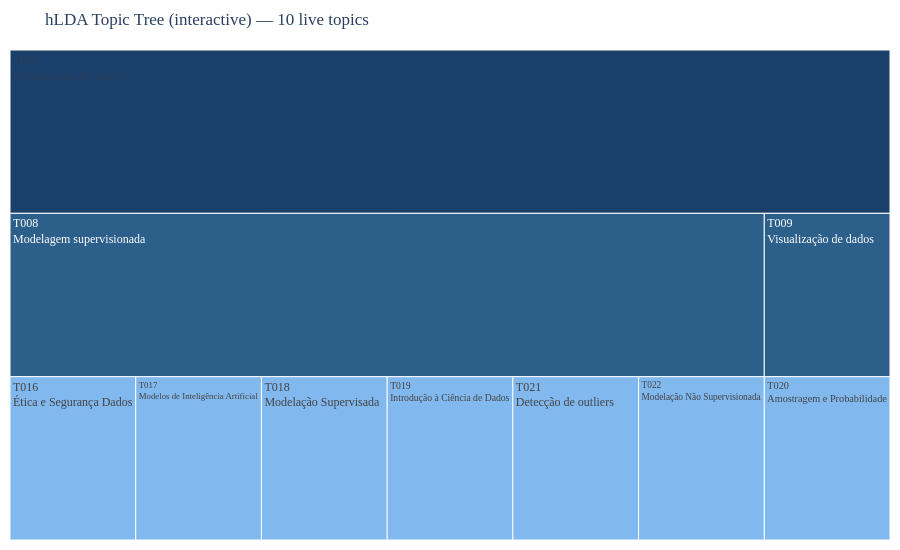

Notebook code cell kept with this figure:
### Code cell
# Interactive tree — hover shows terms + page counts.
import plotly.graph_objects as go

ids, parents, labels, customdata, colours = [], [], [], [], []

for lvl in sorted(by_level):
    for tid in by_level[lvl]:
        node_id = f'T{tid:03d}'
        # Root has no parent; others point to their tomotopy parent topic.
        if lvl == 0:
            parent_id = ''
        else:
            p = int(hlda.parent_topic(tid))
            parent_id = f'T{p:03d}'

        terms = hlda.get_topic_words(tid, top_n=8)
        term_str = '<br>'.join(f'{w} ({p:.3f})' for w, p in terms)
        pages = leaf_counts.get(tid, 0)

        ids.append(node_id)
        parents.append(parent_id)
        labels.append(f'{node_id}<br>{ALL_LABELS.get(tid, "")}')
        customdata.append([level_names.get(lvl, lvl), pages, term_str])
        colours.append(LEVEL_COLOURS[lvl])

fig = go.Figure(go.Icicle(
    ids=ids,
    parents=parents,
    labels=labels,
    marker=dict(colors=colours),
    tiling=dict(orientation='v'),
    hovertemplate=(
        '<b>%{label}</b><br>'
        'Level: %{customdata[0]}<br>'
        'Pages: %{customdata[1]}<br>'
        '<br>Top terms:<br>%{customdata[2]}<extra></extra>'
    ),
    customdata=customdata,
    root_color='white',
))
fig.update_layout(
    title=f'hLDA Topic Tree (interactive) — {hlda.live_k} live topics',
    font=dict(family='serif', size=12),
    margin=dict(t=50, l=10, r=10, b=10),
    height=550,
)

html_path = os.path.join(OUTPUT_ROOT, 'hlda_tree_interactive.html')
fig.write_html(html_path)
print(f'Interactive tree saved to: {html_path}')
fig.show()

### Figure 1 — Plotly figure (JSON) as saved in the notebook; plotly's stock layout.template omitted (floating-point values rounded to 4 significant figures)
{"data": [{"customdata": [["Root", 0, "informação (0.072)<br>numérico (0.044)<br>aluno (0.034)<br>problema (0.034)<br>tratamento (0.031)<br>imagem (0.026)<br>conteúdo (0.023)<br>qualidade (0.021)"], ["Mid-level", 0, "modelo (0.098)<br>resultado (0.047)<br>conjunto (0.042)<br>objetivo (0.042)<br>classificação (0.031)<br>previsão (0.029)<br>treino (0.024)<br>base (0.024)"], ["Mid-level", 0, "visualização (0.151)<br>barra (0.076)<br>people (0.051)<br>looking (0.051)<br>mensagem (0.051)<br>coluna (0.051)<br>entanto (0.051)<br>artificial (0.051)"], ["Leaf", 13, "direito (0.084)<br>empresa (0.072)<br>correlação (0.060)<br>europeu (0.060)<br>ataque (0.048)<br>análise (0.048)<br>fonte (0.036)<br>segurança (0.036)"], ["Leaf", 10, "padrão (0.082)<br>rate (0.070)<br>artificial (0.058)<br>positive (0.058)<br>inteligência (0.058)<br>false (0.058)<br>generativo (0.058)<br>actual (0.047)"], ["Leaf", 23, "variável (0.127)<br>categórico (0.074)<br>features (0.074)<br>regressão (0.074)<br>target (0.060)<br>atributo (0.033)<br>training (0.033)<br>set (0.027)"], ["Leaf", 28, "ciência (0.051)<br>conhecimento (0.051)<br>visualização (0.039)<br>análise (0.039)<br>processo (0.031)<br>contexto (0.027)<br>analytics (0.024)<br>projeto (0.024)"], ["Leaf", 10, "cliente (0.131)<br>população (0.110)<br>contrato (0.088)<br>serviço (0.088)<br>sampling (0.066)<br>amostra (0.066)<br>seeing (0.044)<br>probabilidade (0.044)"], ["Leaf", 16, "valores (0.137)<br>atributo (0.088)<br>outlier (0.060)<br>processo (0.055)<br>omisso (0.049)<br>variável (0.044)<br>erro (0.038)<br>análise (0.038)"], ["Leaf", 8, "cluster (0.118)<br>passo (0.095)<br>distância (0.095)<br>clustering (0.059)<br>aprendizagem (0.059)<br>padrão (0.047)<br>semelhante (0.047)<br>estrutura (0.036)"]], "hovertemplate": "<b>%{label}</b><br>Level: %{customdata[0]}<br>Pages: %{customdata[1]}<br><br>Top terms:<br>%{customdata[2]}<extra></extra>", "ids": ["T000", "T008", "T009", "T016", "T017", "T018", "T019", "T020", "T021", "T022"], "labels": ["T000<br>Fundamentos de dados", "T008<br>Modelagem supervisionada", "T009<br>Visualização de dados", "T016<br>Ética e Segurança Dados", "T017<br>Modelos de Inteligência Artificial", "T018<br>Modelação Supervisada", "T019<br>Introdução à Ciência de Dados", "T020<br>Amostragem e Probabilidade", "T021<br>Detecção de outliers", "T022<br>Modelação Não Supervisionada"], "marker": {"colors": ["#1B3F6B", "#2C5F8A", "#2C5F8A", "#4C9BE8", "#4C9BE8", "#4C9BE8", "#4C9BE8", "#4C9BE8", "#4C9BE8", "#4C9BE8"]}, "parents": ["", "T000", "T000", "T008", "T008", "T008", "T008", "T009", "T008", "T008"], "root": {"color": "white"}, "tiling": {"orientation": "v"}, "type": "icicle"}], "layout": {"font": {"family": "serif", "size": 12}, "height": 550, "margin": {"b": 10, "l": 10, "r": 10, "t": 50}, "title": {"text": "hLDA Topic Tree (interactive) — 10 live topics"}}}
